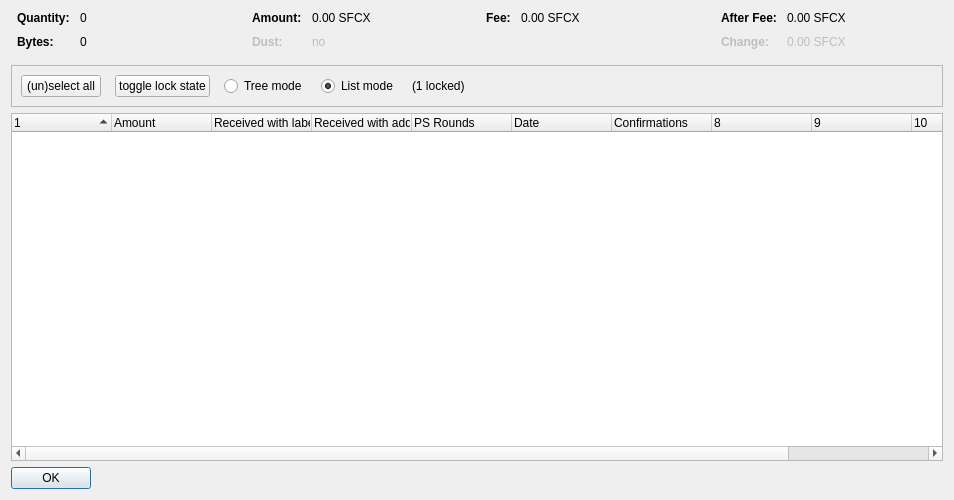
<?xml version="1.0" encoding="UTF-8"?>
<ui version="4.0">
 <class>CoinControlDialog</class>
 <widget class="QDialog" name="CoinControlDialog">
  <property name="geometry">
   <rect>
    <x>0</x>
    <y>0</y>
    <width>954</width>
    <height>500</height>
   </rect>
  </property>
  <property name="windowTitle">
   <string>Coin Selection</string>
  </property>
  <layout class="QVBoxLayout" name="verticalLayout">
   <item>
    <layout class="QHBoxLayout" name="horizontalLayoutTop" stretch="0,0,0,0">
     <property name="topMargin">
      <number>0</number>
     </property>
     <property name="bottomMargin">
      <number>10</number>
     </property>
     <item>
      <layout class="QFormLayout" name="formLayoutCoinControl1">
       <property name="horizontalSpacing">
        <number>10</number>
       </property>
       <property name="verticalSpacing">
        <number>10</number>
       </property>
       <property name="leftMargin">
        <number>6</number>
       </property>
       <property name="rightMargin">
        <number>6</number>
       </property>
       <item row="0" column="0">
        <widget class="QLabel" name="labelCoinControlQuantityText">
         <property name="font">
          <font>
           <weight>75</weight>
           <bold>true</bold>
          </font>
         </property>
         <property name="text">
          <string>Quantity:</string>
         </property>
        </widget>
       </item>
       <item row="0" column="1">
        <widget class="QLabel" name="labelCoinControlQuantity">
         <property name="cursor">
          <cursorShape>IBeamCursor</cursorShape>
         </property>
         <property name="contextMenuPolicy">
          <enum>Qt::ActionsContextMenu</enum>
         </property>
         <property name="text">
          <string notr="true">0</string>
         </property>
         <property name="textInteractionFlags">
          <set>Qt::LinksAccessibleByMouse|Qt::TextSelectableByKeyboard|Qt::TextSelectableByMouse</set>
         </property>
        </widget>
       </item>
       <item row="1" column="0">
        <widget class="QLabel" name="labelCoinControlBytesText">
         <property name="font">
          <font>
           <weight>75</weight>
           <bold>true</bold>
          </font>
         </property>
         <property name="text">
          <string>Bytes:</string>
         </property>
        </widget>
       </item>
       <item row="1" column="1">
        <widget class="QLabel" name="labelCoinControlBytes">
         <property name="cursor">
          <cursorShape>IBeamCursor</cursorShape>
         </property>
         <property name="contextMenuPolicy">
          <enum>Qt::ActionsContextMenu</enum>
         </property>
         <property name="text">
          <string notr="true">0</string>
         </property>
         <property name="textInteractionFlags">
          <set>Qt::LinksAccessibleByMouse|Qt::TextSelectableByKeyboard|Qt::TextSelectableByMouse</set>
         </property>
        </widget>
       </item>
      </layout>
     </item>
     <item>
      <layout class="QFormLayout" name="formLayoutCoinControl2">
       <property name="horizontalSpacing">
        <number>10</number>
       </property>
       <property name="verticalSpacing">
        <number>10</number>
       </property>
       <property name="leftMargin">
        <number>6</number>
       </property>
       <property name="rightMargin">
        <number>6</number>
       </property>
       <item row="0" column="0">
        <widget class="QLabel" name="labelCoinControlAmountText">
         <property name="font">
          <font>
           <weight>75</weight>
           <bold>true</bold>
          </font>
         </property>
         <property name="text">
          <string>Amount:</string>
         </property>
        </widget>
       </item>
       <item row="0" column="1">
        <widget class="QLabel" name="labelCoinControlAmount">
         <property name="cursor">
          <cursorShape>IBeamCursor</cursorShape>
         </property>
         <property name="contextMenuPolicy">
          <enum>Qt::ActionsContextMenu</enum>
         </property>
         <property name="text">
          <string notr="true">0.00 SFCX</string>
         </property>
         <property name="textInteractionFlags">
          <set>Qt::LinksAccessibleByMouse|Qt::TextSelectableByKeyboard|Qt::TextSelectableByMouse</set>
         </property>
        </widget>
       </item>
       <item row="1" column="0">
        <widget class="QLabel" name="labelCoinControlLowOutputText">
         <property name="enabled">
          <bool>false</bool>
         </property>
         <property name="font">
          <font>
           <weight>75</weight>
           <bold>true</bold>
          </font>
         </property>
         <property name="text">
          <string>Dust:</string>
         </property>
        </widget>
       </item>
       <item row="1" column="1">
        <widget class="QLabel" name="labelCoinControlLowOutput">
         <property name="enabled">
          <bool>false</bool>
         </property>
         <property name="cursor">
          <cursorShape>IBeamCursor</cursorShape>
         </property>
         <property name="contextMenuPolicy">
          <enum>Qt::ActionsContextMenu</enum>
         </property>
         <property name="text">
          <string notr="true">no</string>
         </property>
         <property name="textInteractionFlags">
          <set>Qt::LinksAccessibleByMouse|Qt::TextSelectableByKeyboard|Qt::TextSelectableByMouse</set>
         </property>
        </widget>
       </item>
      </layout>
     </item>
     <item>
      <layout class="QFormLayout" name="formLayoutCoinControl3">
       <property name="horizontalSpacing">
        <number>10</number>
       </property>
       <property name="verticalSpacing">
        <number>10</number>
       </property>
       <property name="leftMargin">
        <number>6</number>
       </property>
       <property name="rightMargin">
        <number>6</number>
       </property>
       <item row="0" column="0">
        <widget class="QLabel" name="labelCoinControlFeeText">
         <property name="font">
          <font>
           <weight>75</weight>
           <bold>true</bold>
          </font>
         </property>
         <property name="text">
          <string>Fee:</string>
         </property>
        </widget>
       </item>
       <item row="0" column="1">
        <widget class="QLabel" name="labelCoinControlFee">
         <property name="cursor">
          <cursorShape>IBeamCursor</cursorShape>
         </property>
         <property name="contextMenuPolicy">
          <enum>Qt::ActionsContextMenu</enum>
         </property>
         <property name="text">
          <string notr="true">0.00 SFCX</string>
         </property>
         <property name="textInteractionFlags">
          <set>Qt::LinksAccessibleByMouse|Qt::TextSelectableByKeyboard|Qt::TextSelectableByMouse</set>
         </property>
        </widget>
       </item>
      </layout>
     </item>
     <item>
      <layout class="QFormLayout" name="formLayoutCoinControl4">
       <property name="horizontalSpacing">
        <number>10</number>
       </property>
       <property name="verticalSpacing">
        <number>10</number>
       </property>
       <property name="leftMargin">
        <number>6</number>
       </property>
       <property name="rightMargin">
        <number>6</number>
       </property>
       <item row="0" column="0">
        <widget class="QLabel" name="labelCoinControlAfterFeeText">
         <property name="font">
          <font>
           <weight>75</weight>
           <bold>true</bold>
          </font>
         </property>
         <property name="text">
          <string>After Fee:</string>
         </property>
        </widget>
       </item>
       <item row="0" column="1">
        <widget class="QLabel" name="labelCoinControlAfterFee">
         <property name="cursor">
          <cursorShape>IBeamCursor</cursorShape>
         </property>
         <property name="contextMenuPolicy">
          <enum>Qt::ActionsContextMenu</enum>
         </property>
         <property name="text">
          <string notr="true">0.00 SFCX</string>
         </property>
         <property name="textInteractionFlags">
          <set>Qt::LinksAccessibleByMouse|Qt::TextSelectableByKeyboard|Qt::TextSelectableByMouse</set>
         </property>
        </widget>
       </item>
       <item row="1" column="0">
        <widget class="QLabel" name="labelCoinControlChangeText">
         <property name="enabled">
          <bool>false</bool>
         </property>
         <property name="font">
          <font>
           <weight>75</weight>
           <bold>true</bold>
          </font>
         </property>
         <property name="text">
          <string>Change:</string>
         </property>
        </widget>
       </item>
       <item row="1" column="1">
        <widget class="QLabel" name="labelCoinControlChange">
         <property name="enabled">
          <bool>false</bool>
         </property>
         <property name="cursor">
          <cursorShape>IBeamCursor</cursorShape>
         </property>
         <property name="contextMenuPolicy">
          <enum>Qt::ActionsContextMenu</enum>
         </property>
         <property name="text">
          <string notr="true">0.00 SFCX</string>
         </property>
         <property name="textInteractionFlags">
          <set>Qt::LinksAccessibleByMouse|Qt::TextSelectableByKeyboard|Qt::TextSelectableByMouse</set>
         </property>
        </widget>
       </item>
      </layout>
     </item>
    </layout>
   </item>
   <item>
    <widget class="QFrame" name="frame">
     <property name="minimumSize">
      <size>
       <width>0</width>
       <height>40</height>
      </size>
     </property>
     <property name="frameShape">
      <enum>QFrame::StyledPanel</enum>
     </property>
     <property name="frameShadow">
      <enum>QFrame::Sunken</enum>
     </property>
     <layout class="QHBoxLayout" name="horizontalLayout">
      <item>
       <layout class="QHBoxLayout" name="horizontalLayoutPanel" stretch="0,0,0,0,0,0">
        <property name="spacing">
         <number>14</number>
        </property>
        <item>
         <widget class="QPushButton" name="pushButtonSelectAll">
          <property name="sizePolicy">
           <sizepolicy hsizetype="Maximum" vsizetype="Fixed">
            <horstretch>0</horstretch>
            <verstretch>0</verstretch>
           </sizepolicy>
          </property>
          <property name="text">
           <string>(un)select all</string>
          </property>
          <property name="autoDefault">
           <bool>false</bool>
          </property>
         </widget>
        </item>
        <item>
         <widget class="QPushButton" name="pushButtonToggleLock">
          <property name="sizePolicy">
           <sizepolicy hsizetype="Maximum" vsizetype="Fixed">
            <horstretch>0</horstretch>
            <verstretch>0</verstretch>
           </sizepolicy>
          </property>
          <property name="text">
           <string>toggle lock state</string>
          </property>
          <property name="autoDefault">
           <bool>false</bool>
          </property>
         </widget>
        </item>
        <item>
         <widget class="QRadioButton" name="radioTreeMode">
          <property name="sizePolicy">
           <sizepolicy hsizetype="Maximum" vsizetype="Fixed">
            <horstretch>0</horstretch>
            <verstretch>0</verstretch>
           </sizepolicy>
          </property>
          <property name="text">
           <string>Tree mode</string>
          </property>
         </widget>
        </item>
        <item>
         <widget class="QRadioButton" name="radioListMode">
          <property name="sizePolicy">
           <sizepolicy hsizetype="Maximum" vsizetype="Fixed">
            <horstretch>0</horstretch>
            <verstretch>0</verstretch>
           </sizepolicy>
          </property>
          <property name="text">
           <string>List mode</string>
          </property>
          <property name="checked">
           <bool>true</bool>
          </property>
         </widget>
        </item>
        <item>
         <widget class="QLabel" name="labelLocked">
          <property name="text">
           <string>(1 locked)</string>
          </property>
         </widget>
        </item>
        <item>
         <spacer name="horizontalSpacer">
          <property name="orientation">
           <enum>Qt::Horizontal</enum>
          </property>
          <property name="sizeHint" stdset="0">
           <size>
            <width>40</width>
            <height>20</height>
           </size>
          </property>
         </spacer>
        </item>
       </layout>
      </item>
     </layout>
    </widget>
   </item>
   <item>
    <widget class="CoinControlTreeWidget" name="treeWidget">
     <property name="contextMenuPolicy">
      <enum>Qt::CustomContextMenu</enum>
     </property>
     <property name="sortingEnabled">
      <bool>false</bool>
     </property>
     <property name="columnCount">
      <number>11</number>
     </property>
     <attribute name="headerShowSortIndicator" stdset="0">
      <bool>true</bool>
     </attribute>
     <attribute name="headerStretchLastSection">
      <bool>false</bool>
     </attribute>
     <column>
      <property name="text">
       <string/>
      </property>
     </column>
     <column>
      <property name="text">
       <string>Amount</string>
      </property>
     </column>
     <column>
      <property name="text">
       <string>Received with label</string>
      </property>
     </column>
     <column>
      <property name="text">
       <string>Received with address</string>
      </property>
     </column>
     <column>
      <property name="text">
       <string>PS Rounds</string>
      </property>
     </column>
     <column>
      <property name="text">
       <string>Date</string>
      </property>
     </column>
     <column>
      <property name="text">
       <string>Confirmations</string>
      </property>
      <property name="toolTip">
       <string>Confirmed</string>
      </property>
     </column>
     <column>
      <property name="text">
       <string/>
      </property>
     </column>
     <column>
      <property name="text">
       <string/>
      </property>
     </column>
     <column>
      <property name="text">
       <string/>
      </property>
     </column>
     <column>
      <property name="text">
       <string/>
      </property>
     </column>
    </widget>
   </item>
   <item>
    <widget class="QDialogButtonBox" name="buttonBox">
     <property name="sizePolicy">
      <sizepolicy hsizetype="Maximum" vsizetype="Fixed">
       <horstretch>0</horstretch>
       <verstretch>0</verstretch>
      </sizepolicy>
     </property>
     <property name="orientation">
      <enum>Qt::Horizontal</enum>
     </property>
     <property name="standardButtons">
      <set>QDialogButtonBox::Ok</set>
     </property>
    </widget>
   </item>
  </layout>
 </widget>
 <customwidgets>
  <customwidget>
   <class>CoinControlTreeWidget</class>
   <extends>QTreeWidget</extends>
   <header>coincontroltreewidget.h</header>
  </customwidget>
 </customwidgets>
 <resources/>
 <connections/>
</ui>
